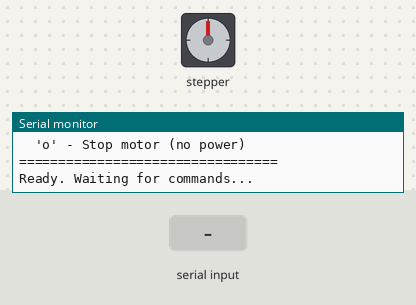
The program below on a simulated ESP32. On the bench: stepper motor, the last lines printed to the serial monitor. Wiring (inferred from the names in the program): stepper motor driver (200 steps per turn assumed): step GPIO 15; direction GPIO 2. The inputs (shaded band) are chosen by the test bench.

Above: at 1.2 s.
1.3 s: "a\n" received over Serial
At 1.45 s:
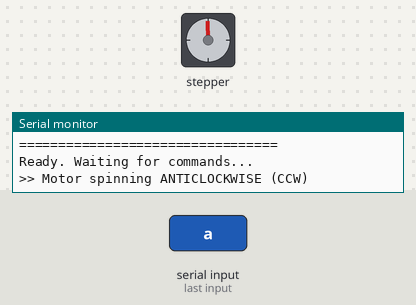
At 2.05 s:
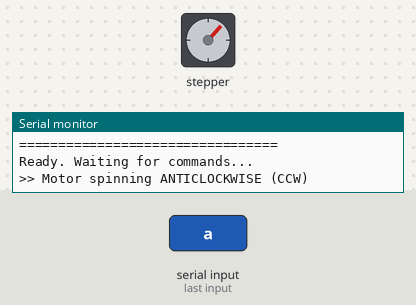
4.3 s: "b\n" received over Serial
7.3 s: "c\n" received over Serial
8.8 s: "B\n" received over Serial
At 9.25 s:
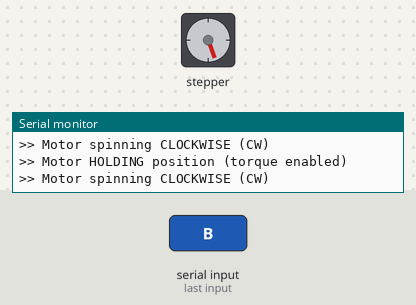
Timing chart, 0 to 15.8 s (numbered marks = the images above; inputs shaded):
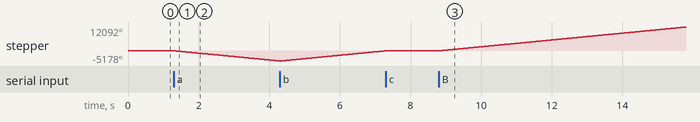

The program:

main.cpp
```cpp
/**
 * @file main.cpp
 * @brief ESP32 Stepper Motor Controller with A4988 Driver
 *
 * Wiring:
 * - ESP32 D15 (GPIO15) -> A4988 STEP
 * - ESP32 D2 (GPIO2)   -> A4988 DIR
 * - A4988 RST & SLP    -> Shorted together (connected to VCC)
 * - A4988 EN, MS1, MS2, MS3 -> Unconnected (pulled low internally = full step)
 *
 * Controls via Serial:
 * - 'a' : Spin anticlockwise (CCW)
 * - 'b' : Spin clockwise (CW)
 * - 'c' : Enable torque hold (stop stepping, keep motor energized)
 * - 'o' : Stop motor and disable power (no torque hold)
 */

#include <Arduino.h>

// Pin definitions
#define STEP_PIN 15 // GPIO15 (D15) - STEP signal to A4988
#define DIR_PIN 2   // GPIO2 (D2)   - DIR signal to A4988

// Motor control parameters
#define STEP_DELAY_US                                                          \
  1000 // Microseconds between steps (1000us = 1ms -> ~500 RPM at full step)
#define PULSE_WIDTH_US 10 // Pulse width for STEP signal

// Motor states
enum MotorState {
  MOTOR_STOPPED, // Motor stopped, no power
  MOTOR_CCW,     // Spinning counter-clockwise
  MOTOR_CW,      // Spinning clockwise
  MOTOR_HOLD     // Stopped but holding torque
};

MotorState currentState = MOTOR_STOPPED;
unsigned long lastStepTime = 0;

void setup() {
  // Initialize serial communication
  Serial.begin(115200);
  while (!Serial) {
    ; // Wait for serial port to connect
  }

  // Configure pins
  pinMode(STEP_PIN, OUTPUT);
  pinMode(DIR_PIN, OUTPUT);

  // Initialize pins to LOW
  digitalWrite(STEP_PIN, LOW);
  digitalWrite(DIR_PIN, LOW);

  // Print welcome message
  Serial.println("=================================");
  Serial.println("ESP32 Stepper Motor Controller");
  Serial.println("A4988 Driver - Full Step Mode");
  Serial.println("=================================");
  Serial.println("Commands:");
  Serial.println("  'a' - Spin anticlockwise (CCW)");
  Serial.println("  'b' - Spin clockwise (CW)");
  Serial.println("  'c' - Enable torque hold");
  Serial.println("  'o' - Stop motor (no power)");
  Serial.println("=================================");
  Serial.println("Ready. Waiting for commands...");
}

void stepMotor() {
  // Generate a single step pulse
  digitalWrite(STEP_PIN, HIGH);
  delayMicroseconds(PULSE_WIDTH_US);
  digitalWrite(STEP_PIN, LOW);
}

void loop() {
  // Check for serial input
  if (Serial.available() > 0) {
    char command = Serial.read();

    switch (command) {
    case 'a':
    case 'A':
      // Anticlockwise (CCW)
      digitalWrite(DIR_PIN, LOW); // DIR LOW = CCW
      currentState = MOTOR_CCW;
      Serial.println(">> Motor spinning ANTICLOCKWISE (CCW)");
      break;

    case 'b':
    case 'B':
      // Clockwise (CW)
      digitalWrite(DIR_PIN, HIGH); // DIR HIGH = CW
      currentState = MOTOR_CW;
      Serial.println(">> Motor spinning CLOCKWISE (CW)");
      break;

    case 'c':
    case 'C':
      // Torque hold - stop stepping but keep motor energized
      currentState = MOTOR_HOLD;
      Serial.println(">> Motor HOLDING position (torque enabled)");
      break;

    case 'o':
    case 'O':
      // Stop motor completely - no power
      currentState = MOTOR_STOPPED;
      digitalWrite(STEP_PIN, LOW);
      Serial.println(">> Motor STOPPED (no power)");
      break;

    default:
      // Ignore newlines and carriage returns
      if (command != '\n' && command != '\r') {
        Serial.print("Unknown command: '");
        Serial.print(command);
        Serial.println("'. Use a/b/c/o.");
      }
      break;
    }
  }

  // Motor control based on current state
  unsigned long currentTime = micros();

  if ((currentState == MOTOR_CCW || currentState == MOTOR_CW) &&
      (currentTime - lastStepTime >= STEP_DELAY_US)) {
    stepMotor();
    lastStepTime = currentTime;
  }

  // For MOTOR_HOLD state, we do nothing special - the motor stays energized
  // because EN pin is unconnected (pulled low = enabled on A4988)

  // For MOTOR_STOPPED state, we also do nothing - motor is idle
  // Note: Without EN pin control, we can't truly "disable" the motor
  // The motor will still have some holding torque when stopped
}
```

Measured:
- after the input at 1.3 s, stepper: keeps turning counter-clockwise at about 1728°/s, starting at once
- after the input at 8.8 s, stepper: keeps turning clockwise at about 1728°/s, starting at once
